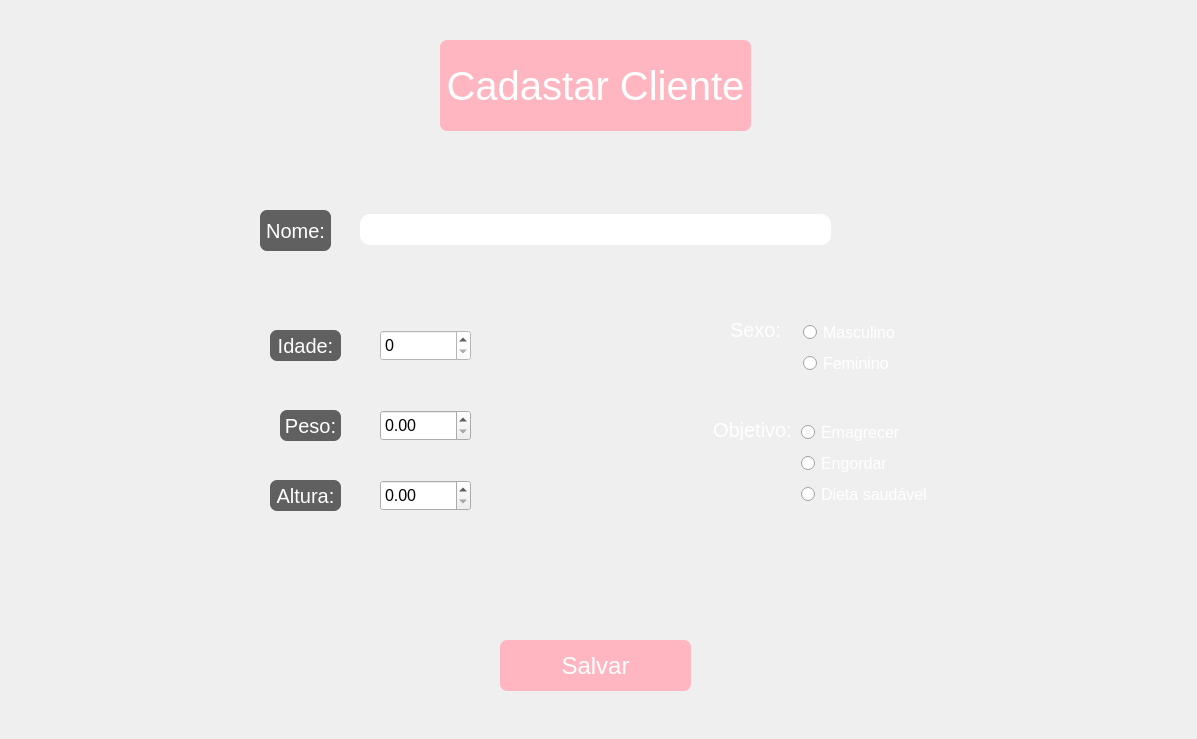
<?xml version="1.0" encoding="UTF-8"?>
<ui version="4.0">
 <class>tela_cadastro</class>
 <widget class="QMainWindow" name="tela_cadastro">
  <property name="enabled">
   <bool>true</bool>
  </property>
  <property name="geometry">
   <rect>
    <x>0</x>
    <y>0</y>
    <width>1197</width>
    <height>739</height>
   </rect>
  </property>
  <property name="cursor">
   <cursorShape>ArrowCursor</cursorShape>
  </property>
  <property name="windowTitle">
   <string>MainWindow</string>
  </property>
  <property name="autoFillBackground">
   <bool>false</bool>
  </property>
  <property name="styleSheet">
   <string notr="true"/>
  </property>
  <property name="windowFilePath">
   <string/>
  </property>
  <widget class="QWidget" name="centralwidget">
   <property name="styleSheet">
    <string notr="true"/>
   </property>
   <widget class="QPushButton" name="botao_salvar">
    <property name="geometry">
     <rect>
      <x>500</x>
      <y>640</y>
      <width>191</width>
      <height>51</height>
     </rect>
    </property>
    <property name="font">
     <font>
      <pointsize>18</pointsize>
     </font>
    </property>
    <property name="styleSheet">
     <string notr="true">background-color: rgb(255, 182, 193);
border-radius: 7px;
color: white;</string>
    </property>
    <property name="text">
     <string>Salvar</string>
    </property>
   </widget>
   <widget class="QLabel" name="label_7">
    <property name="geometry">
     <rect>
      <x>440</x>
      <y>40</y>
      <width>311</width>
      <height>91</height>
     </rect>
    </property>
    <property name="font">
     <font>
      <pointsize>30</pointsize>
     </font>
    </property>
    <property name="styleSheet">
     <string notr="true">background-color: rgb(255, 182, 193);
border-radius: 7px;
color: white;</string>
    </property>
    <property name="text">
     <string>Cadastar Cliente</string>
    </property>
    <property name="alignment">
     <set>Qt::AlignCenter</set>
    </property>
   </widget>
   <widget class="QSpinBox" name="input_idade">
    <property name="geometry">
     <rect>
      <x>380</x>
      <y>330</y>
      <width>91</width>
      <height>31</height>
     </rect>
    </property>
    <property name="font">
     <font>
      <pointsize>12</pointsize>
     </font>
    </property>
    <property name="styleSheet">
     <string notr="true">border-color: rgb(255, 255, 255);
gridline-color: rgb(255, 255, 255);
background-color: rgb(255, 255, 255);</string>
    </property>
   </widget>
   <widget class="QLabel" name="background_image">
    <property name="geometry">
     <rect>
      <x>0</x>
      <y>0</y>
      <width>1201</width>
      <height>741</height>
     </rect>
    </property>
    <property name="sizePolicy">
     <sizepolicy hsizetype="Expanding" vsizetype="Expanding">
      <horstretch>0</horstretch>
      <verstretch>0</verstretch>
     </sizepolicy>
    </property>
    <property name="styleSheet">
     <string notr="true">background-image:  url('C:/Users/suporte/Desktop/qt/nutri_mal/imagens/biscoitos.jpg');
background-repeat: no-repeat;
background-position: center;</string>
    </property>
    <property name="text">
     <string/>
    </property>
    <property name="pixmap">
     <pixmap>imagens/biscoitos.jpg</pixmap>
    </property>
    <property name="alignment">
     <set>Qt::AlignCenter</set>
    </property>
   </widget>
   <widget class="QLabel" name="label_5">
    <property name="geometry">
     <rect>
      <x>270</x>
      <y>480</y>
      <width>71</width>
      <height>31</height>
     </rect>
    </property>
    <property name="font">
     <font>
      <pointsize>15</pointsize>
     </font>
    </property>
    <property name="styleSheet">
     <string notr="true">background-color: rgba(0, 0, 0, 0.6); 
color: white;
border-radius: 7px;</string>
    </property>
    <property name="text">
     <string>Altura:</string>
    </property>
    <property name="alignment">
     <set>Qt::AlignCenter</set>
    </property>
   </widget>
   <widget class="QLabel" name="label_4">
    <property name="geometry">
     <rect>
      <x>280</x>
      <y>410</y>
      <width>61</width>
      <height>31</height>
     </rect>
    </property>
    <property name="font">
     <font>
      <pointsize>15</pointsize>
     </font>
    </property>
    <property name="styleSheet">
     <string notr="true">background-color: rgba(0, 0, 0, 0.6); 
color: white;
border-radius: 7px;</string>
    </property>
    <property name="text">
     <string>Peso:</string>
    </property>
    <property name="alignment">
     <set>Qt::AlignCenter</set>
    </property>
   </widget>
   <widget class="QLabel" name="label_3">
    <property name="geometry">
     <rect>
      <x>730</x>
      <y>320</y>
      <width>51</width>
      <height>20</height>
     </rect>
    </property>
    <property name="font">
     <font>
      <pointsize>15</pointsize>
     </font>
    </property>
    <property name="styleSheet">
     <string notr="true">color: rgb(255, 255, 255);</string>
    </property>
    <property name="text">
     <string>Sexo:</string>
    </property>
   </widget>
   <widget class="QLabel" name="label_2">
    <property name="geometry">
     <rect>
      <x>270</x>
      <y>330</y>
      <width>71</width>
      <height>31</height>
     </rect>
    </property>
    <property name="font">
     <font>
      <pointsize>15</pointsize>
     </font>
    </property>
    <property name="styleSheet">
     <string notr="true">background-color: rgba(0, 0, 0, 0.6); 
color: white;
border-radius: 7px;</string>
    </property>
    <property name="text">
     <string>Idade:</string>
    </property>
    <property name="alignment">
     <set>Qt::AlignCenter</set>
    </property>
   </widget>
   <widget class="QLabel" name="label_6">
    <property name="geometry">
     <rect>
      <x>713</x>
      <y>420</y>
      <width>81</width>
      <height>20</height>
     </rect>
    </property>
    <property name="font">
     <font>
      <pointsize>15</pointsize>
     </font>
    </property>
    <property name="styleSheet">
     <string notr="true">color: rgb(255, 255, 255);</string>
    </property>
    <property name="text">
     <string>Objetivo:</string>
    </property>
   </widget>
   <widget class="QLabel" name="label">
    <property name="geometry">
     <rect>
      <x>260</x>
      <y>210</y>
      <width>71</width>
      <height>41</height>
     </rect>
    </property>
    <property name="font">
     <font>
      <pointsize>15</pointsize>
     </font>
    </property>
    <property name="autoFillBackground">
     <bool>false</bool>
    </property>
    <property name="styleSheet">
     <string notr="true">background-color: rgba(0, 0, 0, 0.6); 
color: white;
border-radius: 7px;</string>
    </property>
    <property name="text">
     <string>Nome:</string>
    </property>
    <property name="alignment">
     <set>Qt::AlignCenter</set>
    </property>
   </widget>
   <widget class="QLineEdit" name="input_nome">
    <property name="geometry">
     <rect>
      <x>360</x>
      <y>214</y>
      <width>471</width>
      <height>31</height>
     </rect>
    </property>
    <property name="font">
     <font>
      <pointsize>12</pointsize>
     </font>
    </property>
    <property name="styleSheet">
     <string notr="true">border-radius: 10px;</string>
    </property>
    <property name="text">
     <string/>
    </property>
    <property name="clearButtonEnabled">
     <bool>false</bool>
    </property>
   </widget>
   <widget class="QDoubleSpinBox" name="input_peso">
    <property name="geometry">
     <rect>
      <x>380</x>
      <y>410</y>
      <width>91</width>
      <height>31</height>
     </rect>
    </property>
    <property name="font">
     <font>
      <pointsize>12</pointsize>
     </font>
    </property>
    <property name="styleSheet">
     <string notr="true">border: 1px solid #nnn; border-radius: 5px;</string>
    </property>
   </widget>
   <widget class="QDoubleSpinBox" name="input_altura">
    <property name="geometry">
     <rect>
      <x>380</x>
      <y>480</y>
      <width>91</width>
      <height>31</height>
     </rect>
    </property>
    <property name="font">
     <font>
      <pointsize>12</pointsize>
     </font>
    </property>
    <property name="styleSheet">
     <string notr="true">border: 1px solid #nnn; border-radius: 5px;</string>
    </property>
   </widget>
   <widget class="QRadioButton" name="botao_feminino">
    <property name="geometry">
     <rect>
      <x>803</x>
      <y>352</y>
      <width>88</width>
      <height>23</height>
     </rect>
    </property>
    <property name="font">
     <font>
      <pointsize>12</pointsize>
     </font>
    </property>
    <property name="styleSheet">
     <string notr="true">color: rgb(255, 255, 255);</string>
    </property>
    <property name="text">
     <string>Feminino</string>
    </property>
   </widget>
   <widget class="QRadioButton" name="botao_masculino">
    <property name="geometry">
     <rect>
      <x>803</x>
      <y>321</y>
      <width>92</width>
      <height>23</height>
     </rect>
    </property>
    <property name="font">
     <font>
      <pointsize>12</pointsize>
     </font>
    </property>
    <property name="styleSheet">
     <string notr="true">color: rgb(255, 255, 255);</string>
    </property>
    <property name="text">
     <string>Masculino</string>
    </property>
   </widget>
   <widget class="QRadioButton" name="botao_engordar">
    <property name="geometry">
     <rect>
      <x>801</x>
      <y>452</y>
      <width>88</width>
      <height>23</height>
     </rect>
    </property>
    <property name="font">
     <font>
      <pointsize>12</pointsize>
     </font>
    </property>
    <property name="styleSheet">
     <string notr="true">color: rgb(255, 255, 255);</string>
    </property>
    <property name="text">
     <string>Engordar</string>
    </property>
   </widget>
   <widget class="QRadioButton" name="botao_dieta">
    <property name="geometry">
     <rect>
      <x>801</x>
      <y>483</y>
      <width>125</width>
      <height>23</height>
     </rect>
    </property>
    <property name="font">
     <font>
      <pointsize>12</pointsize>
     </font>
    </property>
    <property name="styleSheet">
     <string notr="true">color: rgb(255, 255, 255);</string>
    </property>
    <property name="text">
     <string>Dieta saudável</string>
    </property>
   </widget>
   <widget class="QRadioButton" name="botao_emagrecer">
    <property name="geometry">
     <rect>
      <x>801</x>
      <y>421</y>
      <width>98</width>
      <height>23</height>
     </rect>
    </property>
    <property name="font">
     <font>
      <pointsize>12</pointsize>
     </font>
    </property>
    <property name="styleSheet">
     <string notr="true">color: rgb(255, 255, 255);</string>
    </property>
    <property name="text">
     <string>Emagrecer</string>
    </property>
   </widget>
   <zorder>background_image</zorder>
   <zorder>label_5</zorder>
   <zorder>label_4</zorder>
   <zorder>label_3</zorder>
   <zorder>label_2</zorder>
   <zorder>label_6</zorder>
   <zorder>label</zorder>
   <zorder>input_nome</zorder>
   <zorder>input_peso</zorder>
   <zorder>input_altura</zorder>
   <zorder>botao_feminino</zorder>
   <zorder>botao_masculino</zorder>
   <zorder>botao_engordar</zorder>
   <zorder>botao_dieta</zorder>
   <zorder>botao_emagrecer</zorder>
   <zorder>botao_salvar</zorder>
   <zorder>label_7</zorder>
   <zorder>input_idade</zorder>
  </widget>
 </widget>
 <resources/>
 <connections/>
</ui>
